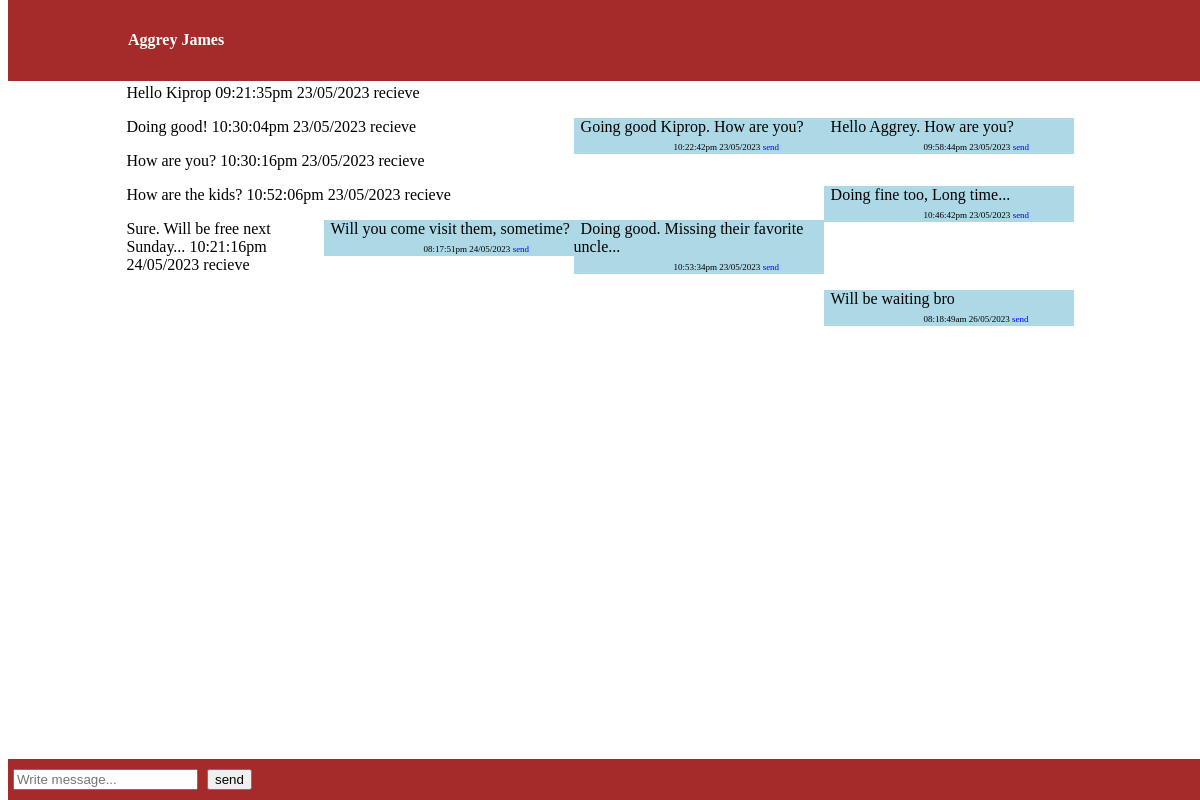
Screenshot of /chatme/read.php?user=2 (signed in) with the database file from the repository.
### tables this page shows
CREATE TABLE `user` (
  `id` int(11) NOT NULL,
  `full_name` varchar(100) NOT NULL,
  `username` varchar(50) NOT NULL,
  `password` varchar(100) NOT NULL
);

CREATE TABLE `messages` (
  `id` int(30) NOT NULL,
  `readerid` int(50) NOT NULL,
  `senderid` int(50) NOT NULL,
  `message` varchar(100) NOT NULL,
  `date` varchar(50) NOT NULL,
  `time` varchar(50) NOT NULL
);

### chatme/read.php (the view, shortened to what this page needs)
<?php
include('./../database/database.php');
$user = $_GET['user'];
$sender = $_SESSION['userid'];
$select_user_details = "SELECT * FROM user WHERE id = '$user'";
$select_user_result = mysqli_query($connect, $select_user_details);
$select_user_rows = mysqli_fetch_assoc($select_user_result);
$reciever_name = $select_user_rows['full_name'];
?>
<!DOCTYPE html>
<html lang="en">
<head>
</head>
<body>
    <div class="fixed-header">
        <div class="container">
            <nav>
                <h4><?php echo $reciever_name;?></h4>
            </nav>
        </div>
    </div>
    <div class="container messages">
    	<?php
		$select_message_query = "SELECT * FROM messages WHERE readerid = '$user' AND senderid = '$sender' OR readerid = '$sender' AND senderid = '$user'";
		$select_message_result = mysqli_query($connect, $select_message_query);
		if (mysqli_num_rows($select_message_result) > 0) {
			while ($rows_selected = mysqli_fetch_assoc($select_message_result)) {
				?>
				<div>
					<p>
						<?php
						    if ($sender == $rows_selected['senderid']) {
						    	echo '<div class="input-group mb-3 sender-div"><span class="sender-span-1">' .$rows_selected['message']. ' <br><span class="sender-span-2">' .$rows_selected['time']. ' ' .$rows_selected['date']. ' </span><span class="sender-span-3">send</span></span></div>';
						    } else {
						    	echo '<div class="input-group mb-3 bg-success receiver-div"><span class="receiver-span-1">' .$rows_selected['message']. ' <span class="receiver-span-2">' .$rows_selected['time']. ' ' .$rows_selected['date']. ' </span><span class="receiver-span-3"> recieve</span></span></div>';
						    }
						?>
					</p>
				</div>
				<?php
			}
		} else {
			echo '<div style="background-color: black; color: white; text-align: center; margin-top: 17px;">
			            <span>Start a New Chat</span>
			      </div>';
		}
		?>
    </div>
    <div class="fixed-footer">
        <form method="POST" action="send-message.php">
		    <div class="btn-group">
			        <input type="text"  style="margin-left: 5px;"name="message" class="form-control" placeholder="Write message..." required>
		        <input type="submit" style="margin-left: 5px;" name="send" value="send" class="btn btn-info" id="btn">
		    </div>
	    </form>
    </div>
</body>
</html>

### chatme/read.php (style rules this page uses)
body { padding-top: 60px; padding-bottom: 40px; }
.container { width: 80%; margin: 0 auto; }
.fixed-header, .fixed-footer { width: 100%; position: fixed; background: brown; padding: 10px 0; color: #fff; }
.fixed-header { top: 0; }
.fixed-footer { bottom: 0; }
.container p { line-height: 200px; }
.sender-div { width: 250px; float: right; background-color: lightblue; }
.sender-span-1 { margin-left: 7px; }
.sender-span-2 { color: black; font-size: 9px; margin-top: 7px; margin-left: 100px; }
.sender-span-3 { color: blue; font-size: 9px; margin-top: 7px; }

### rows the page displays
user: full_name "Aggrey James"
messages: message "Hello Kiprop", time "09:21:35pm", date "23/05/2023"
messages: message "Hello Aggrey. How are you?", time "09:58:44pm", date "23/05/2023"
messages: message "Going good Kiprop. How are you?", time "10:22:42pm", date "23/05/2023"
messages: message "Doing good!", time "10:30:04pm", date "23/05/2023"
messages: message "How are you?", time "10:30:16pm", date "23/05/2023"
messages: message "Doing fine too, Long time...", time "10:46:42pm", date "23/05/2023"
messages: message "How are the kids?", time "10:52:06pm", date "23/05/2023"
messages: message "Doing good. Missing their favorite uncle...", time "10:53:34pm", date "23/05/2023"
messages: message "Will you come visit them, sometime?", time "08:17:51pm", date "24/05/2023"
messages: message "Sure. Will be free next Sunday...", time "10:21:16pm", date "24/05/2023"
messages: message "Will be waiting bro", time "08:18:49am", date "26/05/2023"
